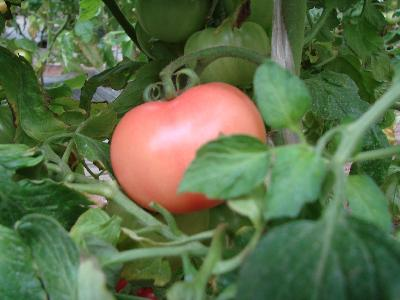
#> input picture img/tomatos.jpg, 400 x 300 px
$ jupyter execute 'Image Processing.ipynb'   (shell and % lines are left out)   (older library calls are emulated)
#> lines starting #> are read from the running program, lines starting #| are printed output that depends on the picture
In this tutorial, we are processing the original image (RGB, unsigned 8 bits per channel) in the following steps:
<ul>
<li><a href="http://en.wikipedia.org/wiki/Cropping_(image)">Crop the image</a>, i.e. select only the part of the image inside a predefined ROI
<li><a href="http://en.wikipedia.org/wiki/Image_scaling">Scale the image</a> to a fixed, small resultion
<li>Select the <a href="http://en.wikipedia.org/wiki/Channel_(digital_image)">red channel</a>
<li>Adjust the contrast with <a href="http://en.wikipedia.org/wiki/Histogram_equalization">histogram equalization</a>
<li>Finally, <a href="http://en.wikipedia.org/wiki/Normalization_(image_processing)">normalize</a> the pixel values to the interval [-1,+1]
</ul>
<p>First, let's read <a href="https://raw.githubusercontent.com/ecervera/notebooks/master/img/tomatos.jpg">a sample image</a> and display it in a figure.
<p><small>(Warning: if this notebook is run locally, you need to download and save the file image in your computer).</small>

[cell 1]
from pylab import imread, imshow, axis
img = imread('img/tomatos.jpg')
#> img is the input picture: shape (300, 400, 3); mean R, G, B 91.9, 111.2, 73.8
imshow(img)
a = axis('off')

## Crop the image

[cell 2]
x1, y1 = 75, 65
x2, y2 = 200, 245
crop_img = img[x1:x2,y1:y2,:]
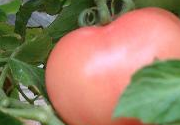
#> crop_img: shape (125, 180, 3); mean R, G, B 154.9, 129.7, 101.5
imshow(crop_img)
a = axis('off')

## Scale the image

[cell 3]
from scipy.misc import imresize
dx, dy = 22,30
sc_img = imresize(crop_img, (dx,dy,3))
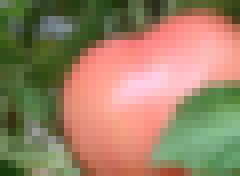
#> sc_img: shape (22, 30, 3) (shown 8 times larger); mean R, G, B 154.9, 129.7, 101.5
imshow(sc_img)
a = axis('off')

## Select the red channel

[cell 4]
from pylab import gray, colorbar
R_img = sc_img[:,:,0]
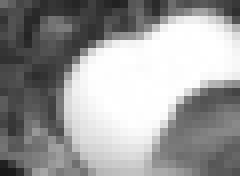
#> R_img: shape (22, 30) (shown 8 times larger); min 25, max 255, mean 154.9
imshow(R_img)
gray()
colorbar(shrink=0.8)
a = axis('off')
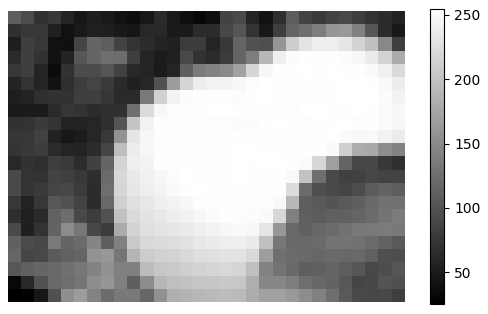
#> figure drawn by matplotlib, 2 panels

## Histogram equalization
See <a href="http://www.janeriksolem.net/2009/06/histogram-equalization-with-python-and.html">this blog</a> for details.

[cell 5]
from numpy import histogram, interp
def histeq(im,nbr_bins=256):
#> called with nbr_bins = 256
   imhist,bins = histogram(im.flatten(),nbr_bins,normed=True)
#> imhist = 256 values, max 0.13 at index 254, min 0 at index 1, mean 0.00435; bins = 257 values from 25 to 255
   cdf = imhist.cumsum()
#> cdf = 256 values from 0.00169 to 1.11
   cdf = 255 * cdf / cdf[-1]
#> cdf = 256 values from 0.386 to 255
   im2 = interp(im.flatten(),bins[:-1],cdf)
#> im2 = 660 values, max 255 at index 142, min 0.386 at index 630, mean 132.5
   return im2.reshape(im.shape), cdf

eq_img, cdf = histeq(R_img)
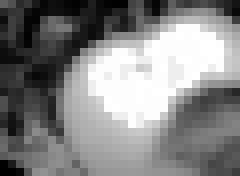
#> eq_img: shape (22, 30) float64 (shown 8 times larger); min 0.386, max 255, mean 132.5
#> cdf = 256 values from 0.386 to 255
imshow(eq_img)
colorbar(shrink=0.8)
a = axis('off')
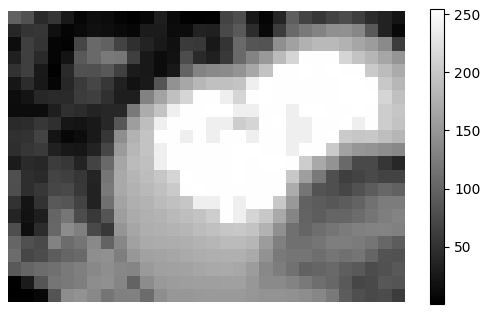
#> figure drawn by matplotlib, 2 panels

## Normalization

[cell 6]
norm_img = 2*(eq_img - 128) / 256
imshow(norm_img)
colorbar(shrink=0.8)
a = axis('off')
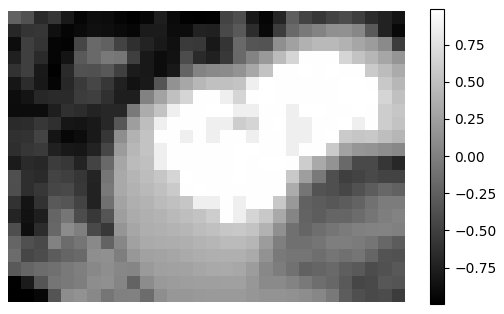
#> figure drawn by matplotlib, 2 panels
